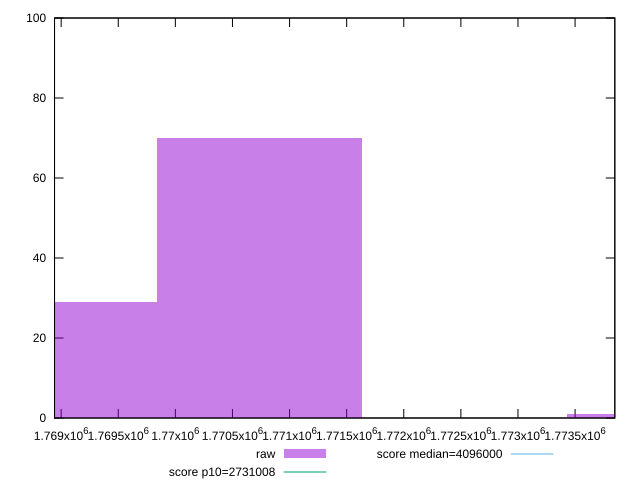

Write gnuplot code to recreate this figure.
reset

$raw <<EOF
1774332.0643779868 1
1768938.9577993304 29
1770736.659992216 70
EOF

set key outside below
set boxwidth 1797.7021928854983
set xrange [1768942:1773848]
set yrange [0:100]
set trange [0:100]
set style fill transparent solid 0.5 noborder

set parametric
set terminal svg size 640, 490 enhanced background rgb 'white'
set output "reports/report_00030_2021-02-24T20-42-31.540Z/total-byte-weight/samples/music/raw/histogram.svg"

plot $raw title "raw" with boxes, \
     2731008,t title "score p10=2731008", \
     4096000,t title "score median=4096000"

reset
